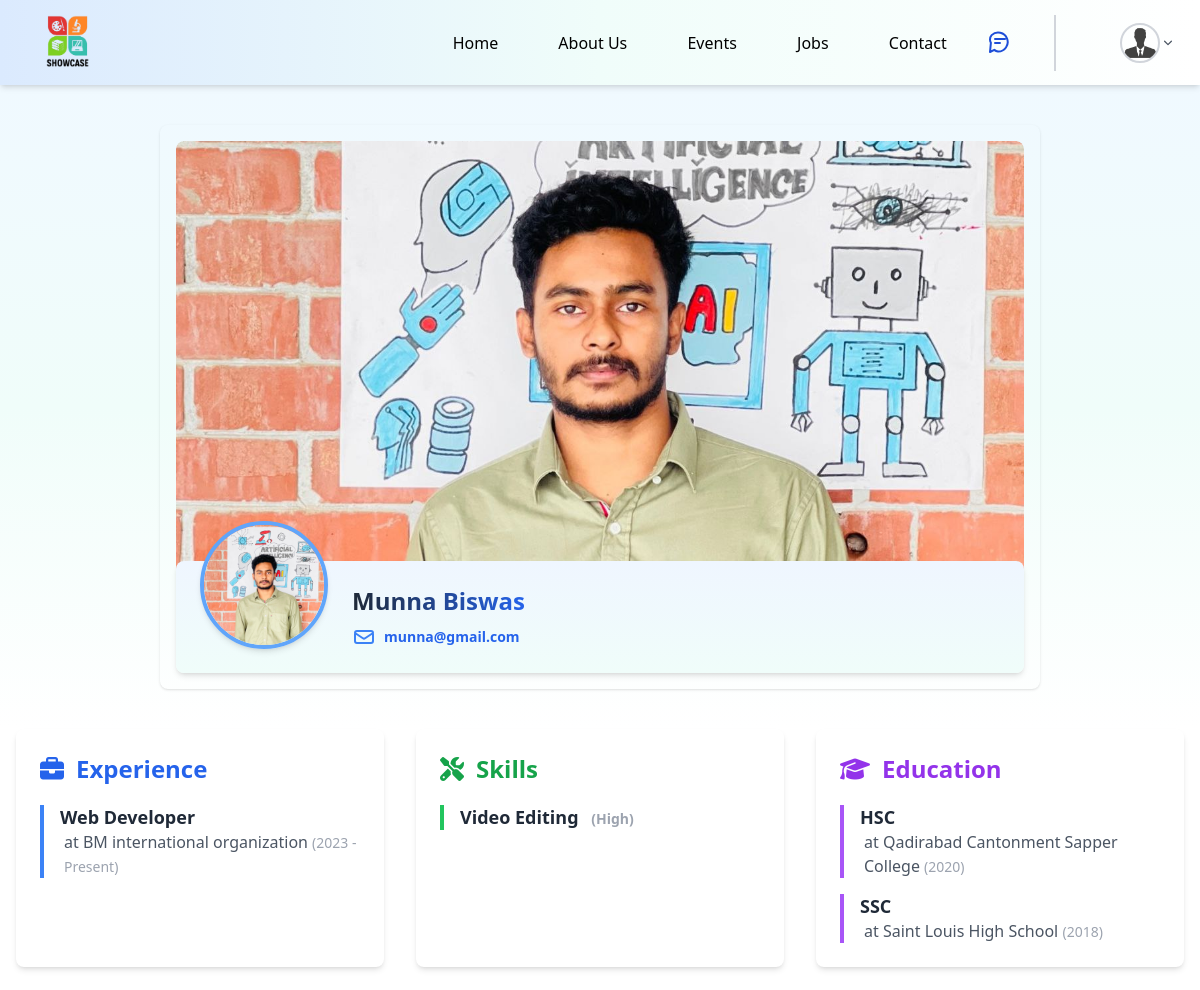
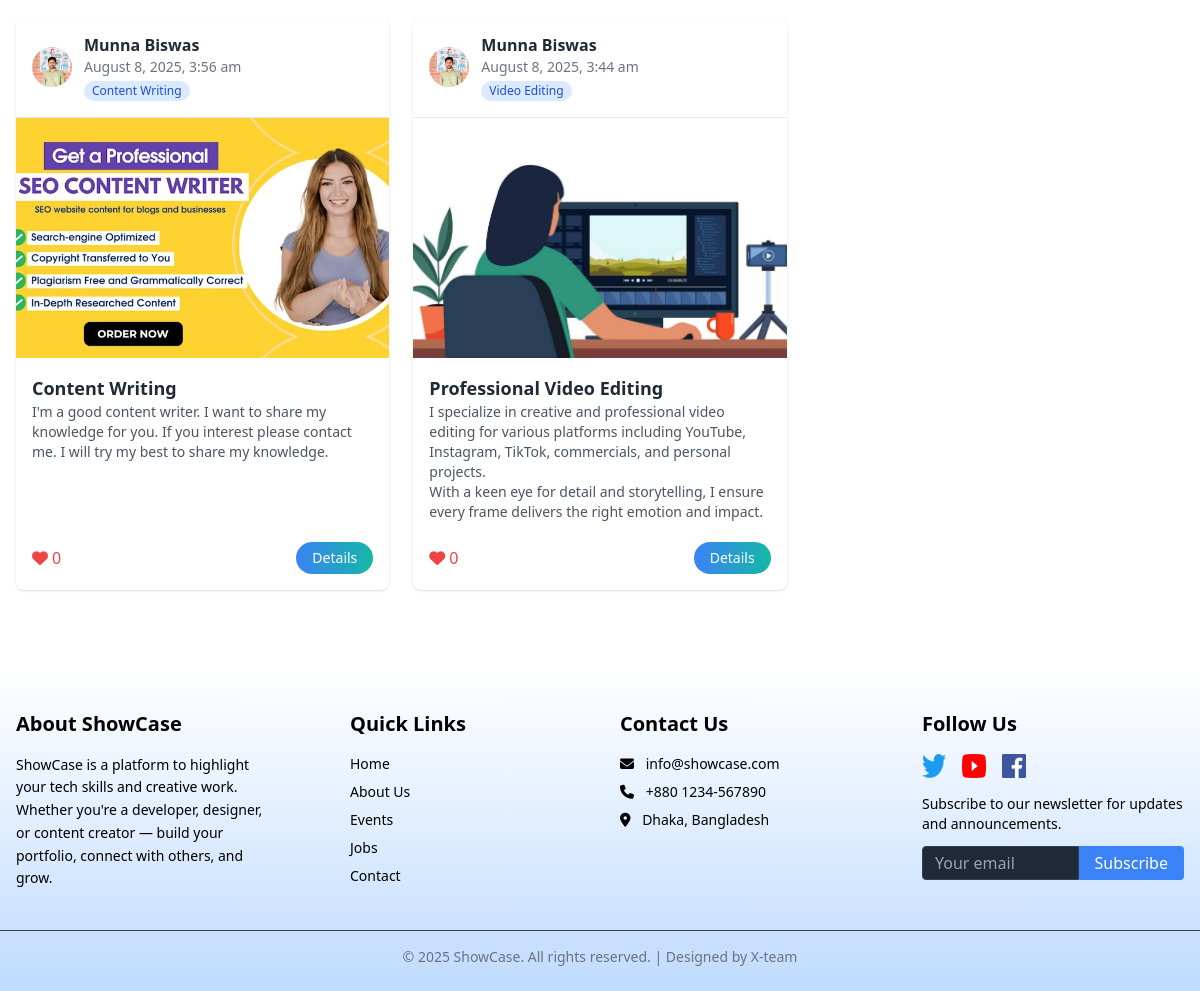
Page /profileView.php?id=2 (signed in) on the committed database (2 pictures, top to bottom).
### tables this page shows
CREATE TABLE `users` (
  `id` int(11) NOT NULL,
  `name` varchar(100) DEFAULT NULL,
  `email` varchar(100) DEFAULT NULL,
  `password` varchar(255) DEFAULT NULL,
  `cover_photo` varchar(255) DEFAULT 'Images/default_cover.jpg',
  `profile_picture` varchar(255) DEFAULT 'Images/default_profile.png'
);

CREATE TABLE `user_details` (
  `id` int(11) NOT NULL,
  `user_id` int(11) DEFAULT NULL,
  `section` enum('experience','skill','education') DEFAULT NULL,
  `title` varchar(255) DEFAULT NULL,
  `organization_or_institute` varchar(255) DEFAULT NULL,
  `duration` varchar(100) DEFAULT NULL,
  `created_at` timestamp NOT NULL DEFAULT current_timestamp()
);

CREATE TABLE `skill_posts` (
  `id` int(11) NOT NULL,
  `user_id` int(11) NOT NULL,
  `title` varchar(255) DEFAULT NULL,
  `description` text DEFAULT NULL,
  `category` varchar(100) DEFAULT NULL,
  `image_path` varchar(255) DEFAULT NULL,
  `video_path` varchar(255) DEFAULT NULL,
  `created_at` timestamp NOT NULL DEFAULT current_timestamp(),
  `tools_used` varchar(255) DEFAULT NULL,
  `MODE` enum('Online','Offline') DEFAULT 'Online',
  `duration` varchar(100) DEFAULT NULL,
  `others` text DEFAULT NULL,
  `course_outline` text DEFAULT NULL,
  `weekly_class` varchar(255) DEFAULT NULL,
  `course_type` enum('free','paid') DEFAULT 'free'
);

### profileView.php (the view, shortened to what the rows shown need)
<?php
include 'db.php';
$user_id = $_SESSION['user_id'];
$stmt = $conn->prepare("SELECT profile_picture FROM users WHERE id = ?");
$stmt->bind_param("i", $user_id);
$stmt->execute();
$stmt->bind_result($profile_picture);
?>
<!DOCTYPE html>
<html lang="en">
<head>
    <script src="https://cdn.tailwindcss.com"></script>
    <link rel="stylesheet" href="https://cdnjs.cloudflare.com/ajax/libs/font-awesome/6.7.2/css/all.min.css">
</head>
<body class="bg-white font-sans">
    <?php
    $conn = new mysqli("localhost", "root", "", "showcase");
    $profile_user_id = isset($_GET['id']) ? intval($_GET['id']) : 0;
    $stmt = $conn->prepare("SELECT name, email, cover_photo, profile_picture FROM users WHERE id=?");
    $stmt->bind_param("i", $profile_user_id);
    $stmt->execute();
    $stmt->bind_result($name, $email, $cover_photo, $profile_picture);
    $upload_dir = __DIR__ . "/profileSystem/";
    $url_base = "http://localhost/showcase/profileSystem/";
    $profile_picture_path = (!empty($profile_picture) && file_exists($upload_dir . $profile_picture))
        ? $url_base . $profile_picture
        : "Images/default_profile.jpg";
    $cover_photo_path = (!empty($cover_photo) && file_exists($upload_dir . $cover_photo))
        ? $url_base . $cover_photo
        : "Images/default_cover.jpg";
    ?>
    <div class="px-20 py-10 bg-gradient-to-b from-sky-50 via-teal-50 to-white fade-in-up">
        <div class="text-center px-20">
            <div class="p-4 shadow rounded-lg">
                <div class="relative w-full h-[500px] rounded-lg overflow-hidden">
                    <img src="<?= htmlspecialchars($cover_photo_path) ?>"
                        alt="Cover Photo of <?= htmlspecialchars($name) ?>"
                        class="w-full h-full rounded-lg object-cover"
                        onerror="this.src='Images/default_cover.jpg'">
                </div>
                <div class="bg-gradient-to-b from-blue-50 to-teal-50 p-6 -mt-20 rounded-lg shadow-md relative z-10">
                    <div class="flex flex-col md:flex-row justify-between items-start md:items-center">
                        <div class="flex flex-col md:flex-row gap-6" id="profileSection">
                            <div class="w-32 h-32 rounded-full overflow-hidden border-4 border-blue-400 shadow-md -mt-16">
                                <img src="<?= htmlspecialchars($profile_picture_path) ?>"
                                    alt="Profile Photo of <?= htmlspecialchars($name) ?>"
                                    class="w-full h-full object-cover"
                                    onerror="this.src='Images/default_profile.jpg'">
                            </div>
                            <div>
                                <h1 class="text-2xl font-bold text-transparent bg-gradient-to-r from-gray-800 to-blue-600 bg-clip-text" id="profileName">
                                </h1>
                                <div class="flex items-center gap-2 mt-2 text-blue-600 cursor-pointer select-none">
                                    <h1 class="text-sm font-semibold hover:text-blue-800 transition-colors duration-300">
                                        <a href="mailto:<?= htmlspecialchars($email) ?>" class="no-underline">
                                            <?= htmlspecialchars($email) ?>
                                        </a>
                                    </h1>
                                </div>
                            </div>
                        </div>
                    </div>
                </div>
            </div>
        </div>
    </div>
    <?php
    $host = "localhost";
    $user = "root";
    $password = "";
    $database = "showcase";
    $conn = new mysqli($host, $user, $password, $database);
    $profile_user_id = isset($_GET['id']) ? intval($_GET['id']) : 0;
    $user_sql = "SELECT name, email, profile_picture, cover_photo FROM users WHERE id = ?";
    $stmt = $conn->prepare($user_sql);
    $stmt->bind_param("i", $profile_user_id);
    $stmt->execute();
    $user_result = $stmt->get_result();
    $user = $user_result->fetch_assoc();
    $details_query = "SELECT * FROM user_details WHERE user_id = $profile_user_id";
    $details_result = $conn->query($details_query);
    $experience = $skills = $education = [];
    while ($row = $details_result->fetch_assoc()) {
        switch (strtolower($row['section'])) {
            case 'experience':
                $experience[] = $row;
                break;
            case 'skill':
                $skills[] = $row;
                break;
            case 'education':
                $education[] = $row;
                break;
        }
    }
    $posts_sql = "SELECT * FROM skill_posts WHERE user_id = ? ORDER BY created_at DESC";
    $stmt_posts = $conn->prepare($posts_sql);
    $stmt_posts->bind_param("i", $profile_user_id);
    $stmt_posts->execute();
    $posts_result = $stmt_posts->get_result();
    $skill_posts = [];
    while ($post = $posts_result->fetch_assoc()) {
        $skill_posts[] = $post;
    }
    ?>
    <div class="flex justify-center gap-8 max-w-7xl mx-auto px-4">
        <div class="bg-white rounded-lg shadow-md p-6 flex-1 min-w-[250px]">
            <h2 class="text-2xl font-semibold text-blue-600 mb-5 flex items-center">
                <i class="fas fa-briefcase mr-3"></i> Experience
            </h2>
            <?php if (empty($experience)): ?>
                <p class="text-gray-400 italic pl-1">No experience added.</p>
            <?php else: ?>
                <ul class="space-y-4">
                    <?php foreach ($experience as $exp): ?>
                        <li class="border-l-4 border-blue-500 pl-4">
                            <p class="text-lg font-semibold text-gray-800 leading-snug">
                                <?= htmlspecialchars($exp['title']) ?>
                            </p>
                            <p class="text-gray-600 ml-1">
                                at <?= htmlspecialchars($exp['organization_or_institute']) ?>
                                <span class="text-sm text-gray-400"> (<?= htmlspecialchars($exp['duration']) ?>)</span>
                            </p>
                        </li>
                    <?php endforeach; ?>
                </ul>
            <?php endif; ?>
        </div>
        <div class="bg-white rounded-lg shadow-md p-6 flex-1 min-w-[250px]">
            <h2 class="text-2xl font-semibold text-green-600 mb-5 flex items-center">
                <i class="fas fa-tools mr-3"></i> Skills
            </h2>
            <?php if (empty($skills)): ?>
                <p class="text-gray-400 italic pl-1">No skills added.</p>
            <?php else: ?>
                <ul class="space-y-4">
                    <?php foreach ($skills as $skill): ?>
                        <li class="border-l-4 border-green-500 pl-4">
                            <p class="text-lg font-semibold text-gray-800 leading-snug">
                                <?= htmlspecialchars($skill['title']) ?>
                                <span class="text-sm text-gray-400 ml-2">(<?= htmlspecialchars($skill['duration']) ?>)</span>
                            </p>
                        </li>
                    <?php endforeach; ?>
                </ul>
            <?php endif; ?>
        </div>
        <div class="bg-white rounded-lg shadow-md p-6 flex-1 min-w-[250px]">
            <h2 class="text-2xl font-semibold text-purple-600 mb-5 flex items-center">
                <i class="fas fa-graduation-cap mr-3"></i> Education
            </h2>
            <?php if (empty($education)): ?>
                <p class="text-gray-400 italic pl-1">No education info added.</p>
            <?php else: ?>
                <ul class="space-y-4">
                    <?php foreach ($education as $edu): ?>
                        <li class="border-l-4 border-purple-500 pl-4">
                            <p class="text-lg font-semibold text-gray-800 leading-snug">
                                <?= htmlspecialchars($edu['title']) ?>
                            </p>
                            <p class="text-gray-600 ml-1">
                                at <?= htmlspecialchars($edu['organization_or_institute']) ?>
                                <span class="text-sm text-gray-400"> (<?= htmlspecialchars($edu['duration']) ?>)</span>
                            </p>
                        </li>
                    <?php endforeach; ?>
                </ul>
            <?php endif; ?>
        </div>
    </div>
    <section class="mt-10 px-4">
        <div class="grid grid-cols-1 md:grid-cols-2 lg:grid-cols-3 gap-6 max-w-7xl mx-auto">
            <?php foreach ($skill_posts as $post): ?>
                <div class="bg-white rounded-lg overflow-hidden shadow transition transform hover:bg-gray-100 hover:shadow-md hover:scale-[1.01] duration-300 flex flex-col">
                    <div class="flex items-center gap-3 p-4 border-b border-gray-200">
                        <img src="<?= !empty($user['profile_picture']) ? 'profileSystem/' . htmlspecialchars($user['profile_picture']) : 'Images/default_profile.jpg' ?>"
                            alt="Profile"
                            class="w-10 h-10 rounded-full object-cover">
                        <div>
                            <h3 class="font-semibold text-gray-800"><?= htmlspecialchars($user['name']) ?></h3>
                            <p class="text-sm text-gray-500"><?= date("F j, Y, g:i a", strtotime($post['created_at'])) ?></p>
                            <?php if (!empty($post['category'])): ?>
                                <span class="inline-block mt-1 px-2 py-0.5 text-xs font-medium bg-blue-100 text-blue-700 rounded-full">
                                    <?= htmlspecialchars($post['category']) ?>
                                </span>
                            <?php endif; ?>
                        </div>
                    </div>
                    <div class="w-full h-60 bg-gray-100 overflow-hidden">
                        <?php
                        $mediaPath = '';
                        $isImage = false;
                        if (!empty($post['image_path']) && file_exists($post['image_path'])) {
                            $mediaPath = htmlspecialchars($post['image_path']);
                            $isImage = true;
                        } elseif (!empty($post['video_path']) && file_exists($post['video_path'])) {
                            $mediaPath = htmlspecialchars($post['video_path']);
                        }
                        ?>
                        <?php if ($mediaPath): ?>
                            <?php if ($isImage): ?>
                                <img src="<?= $mediaPath ?>" alt="Skill Image"
                                    class="w-full h-full object-cover transition duration-300 hover:scale-105" />
                            <?php endif; ?>
                        <?php else: ?>
                            <div class="flex items-center justify-center h-full text-gray-400 italic">
                                No media available.
                            </div>
                        <?php endif; ?>
                    </div>
                    <div class="flex flex-col justify-between flex-grow p-4 space-y-3">
                        <div>
                            <h2 class="text-lg font-bold text-gray-800"><?= htmlspecialchars($post['title']) ?></h2>
                            <p class="text-gray-600 text-sm"><?= nl2br(htmlspecialchars($post['description'])) ?></p>
                        </div>
                        <div class="flex justify-between items-center pt-2">
                            <form method="POST" action="toggle_like.php">
                                <button type="submit" class="flex items-center gap-1 text-red-500 hover:text-red-600">
                                    <i class="fas fa-heart"></i>
                                    <span><?= htmlspecialchars($post['love_count'] ?? 0) ?></span>
                                </button>
                            </form>
                            <a href="postDetails.php?id=<?= $post['id'] ?>"
                                class="bg-gradient-to-r from-blue-500 to-teal-500 text-white text-sm px-4 py-1.5 rounded-full hover:opacity-90">
                                Details
                            </a>
                        </div>
                    </div>
                </div>
            <?php endforeach; ?>
        </div>
    </section>
</body>
</html>

### rows in the picture
users: cover_photo (picture), profile_picture (picture), email "munna@gmail.com"
user_details: title "Web Developer", organization_or_institute "BM international organization", duration "2023 - Present"
user_details: title "Video Editing", duration "High"
user_details: title "HSC", organization_or_institute "Qadirabad Cantonment Sapper College", duration "2020"
user_details: title "SSC", organization_or_institute "Saint Louis High School", duration "2018"
skill_posts: user.profile_picture (picture), user.name "Munna Biswas", created_at "August 8, 2025, 3:56 am", category "Content Writing", image_path (picture), title "Content Writing", description "I'm a good content writer. I want to share my knowledge for you. If you interest please contact me. I will try my best to share my knowledge.", love_count "0"
skill_posts: user.profile_picture (picture), user.name "Munna Biswas", created_at "August 8, 2025, 3:44 am", category "Video Editing", image_path (picture), title "Professional Video Editing", description "I specialize in creative and professional video editing for various platforms including YouTube, Instagram, TikTok, commercials, and personal projects. With a keen eye for detail and storytelling, I ensure every frame delivers the right emotion and impact.", love_count "0"
